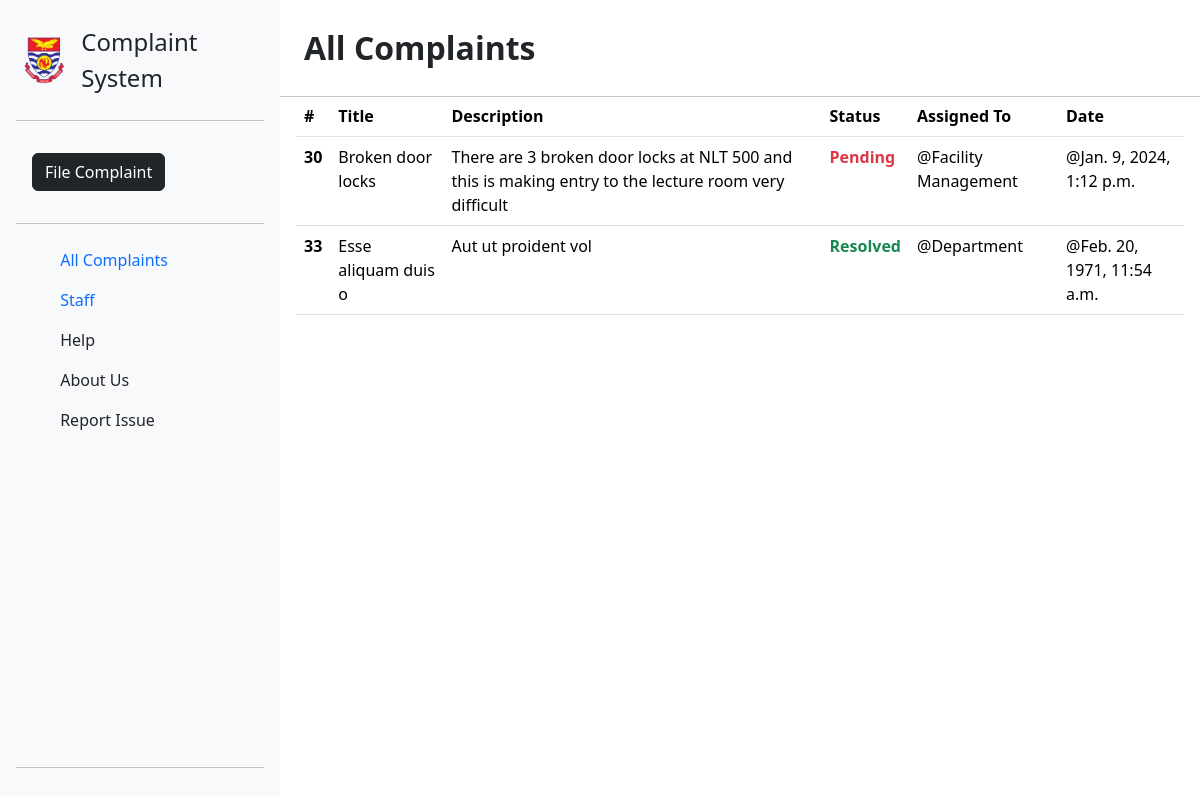
/home/, run on the app's committed database.
### portal/models.py (models this page shows)
class Complaint(models.Model):
    complaint_id = models.AutoField(primary_key=True)
    title = models.CharField(max_length=200)
    discription = models.CharField(max_length=200)
    status = models.CharField(max_length=100, null = True)
    faculty = models.CharField(max_length=200)
    pub_date = models.DateTimeField('Date Published')

### portal/views.py (the view)
# urls.py: 2. Add a URL to urlpatterns:  path('', views.home, name='home')
def home(request):
    items = Complaint.objects.all()
    return render(request, 'home.html', {'complaints': items})

### portal/templates/home.html
{% extends 'base.html' %}
{% block title %} All Complaints {% endblock %}
{% block content %}
<div class="p-3">
    <table class="table">
        <thead>
          <tr>
            <th scope="col">#</th>
            <th scope="col">Title</th>
            <th scope="col">Description</th>
            <th scope="col">Status</th>
            <th scope="col">Assigned To</th>
            <th scope="col">Date</th>
          </tr>
        </thead>
        <tbody>
            {% for complaint in complaints %}
          <tr>
            <th scope="row">{{ complaint.complaint_id }}</th>
            <td>{{ complaint.title }}</td>
            <td>{{ complaint.discription }}</td>
            <td class="fw-semibold {% if complaint.status != 'Resolved' %} text-danger {% else %} text-success  {% endif %}">{{ complaint.status }}</td>
            <td>@{{ complaint.faculty }}</td>
            <td>@{{ complaint.pub_date }}</td>
          </tr>
          {% endfor %}
        </tbody>
      </table>
</div>
{% load static %}
{% endblock %}

### portal/templates/base.html (shortened to what this page needs)
<!DOCTYPE html>
{% load static %}
<html lang="en">
  <head>
    <link
      href="https://cdn.jsdelivr.net/npm/bootstrap@5.3.2/dist/css/bootstrap.min.css"
      rel="stylesheet"
    />
  </head>
  <body style="display: flex;" style="background-color: rgb(238, 237, 237);">
    <div class="d-flex flex-column flex-shrink-0 p-3 bg-light" style="width: 280px; height: 100vh;">
      <a href="{% url 'home' %}" class="d-flex align-items-center mb-3 mb-md-0 me-md-auto link-dark text-decoration-none">
        <img src="{% static 'images/ucc-logo.png' %}" class="m-2"  style="height: 3rem;" alt="UCC Logo">
        <span class="fs-4 m-2">Complaint System</span>
      </a>
      <hr>
      <a href="{% url 'complaint' %}">
        <button class="btn {% if request.path == '/complaint' %}btn-primary{% else %}btn-dark{% endif %} m-3">File Complaint</button>
      </a>
      <hr>
      <ul class="nav nav-pills flex-column mb-auto">
        <li class="nav-item">
          <a href="{% url 'home' %}" class="nav-link link {% if request.path == '/home' %}active{% endif %}" aria-current="page">
            <svg class="bi me-2" width="16" height="16"><use xlink:href="#home"></use></svg>
            All Complaints
          </a>
        </li>
        <li>
          <a href="{% url 'staff' %}" class="nav-link link {% if request.path == '/staff/' %}active{% endif %}">
            <svg class="bi me-2" width="16" height="16"><use xlink:href="#speedometer2"></use></svg>
            Staff
          </a>
        </li>
        <li>
          <a href="{% url 'help' %}" class="nav-link link-dark">
            <svg class="bi me-2" width="16" height="16"><use xlink:href="#table"></use></svg>
            Help
          </a>
        </li>
        <li>
          <a href="{% url 'about' %}" class="nav-link link-dark">
            <svg class="bi me-2" width="16" height="16"><use xlink:href="#grid"></use></svg>
            About Us
          </a>
        </li>
        <li>
          <a href="{% url 'report' %}" class="nav-link link-dark">
            <svg class="bi me-2" width="16" height="16"><use xlink:href="#people-circle"></use></svg>
            Report Issue
          </a>
        </li>
      </ul>
      <hr>
    </div>
    <div style="display: flex; flex-direction: column; width: 100%;">
      <div style="height: 5rem;">
       <div class="m-4 fs-2 fw-semibold" style="display: flex; justify-content: space-between;">{% block title %} {% endblock %} </div>
        <hr>
      </div>
      {% block content %}{% endblock %}
    </div>
  </body>
</html>

### data on the page
Complaint: complaint_id "30", title "Broken door locks", discription "There are 3 broken door locks at NLT 500 and this is making entry to the lecture room very difficult", status "Pending", faculty "Facility Management", pub_date "Jan. 9, 2024, 1:12 p.m."
Complaint: complaint_id "33", title "Esse aliquam duis o", discription "Aut ut proident vol", status "Resolved", faculty "Department", pub_date "Feb. 20, 1971, 11:54 a.m."
